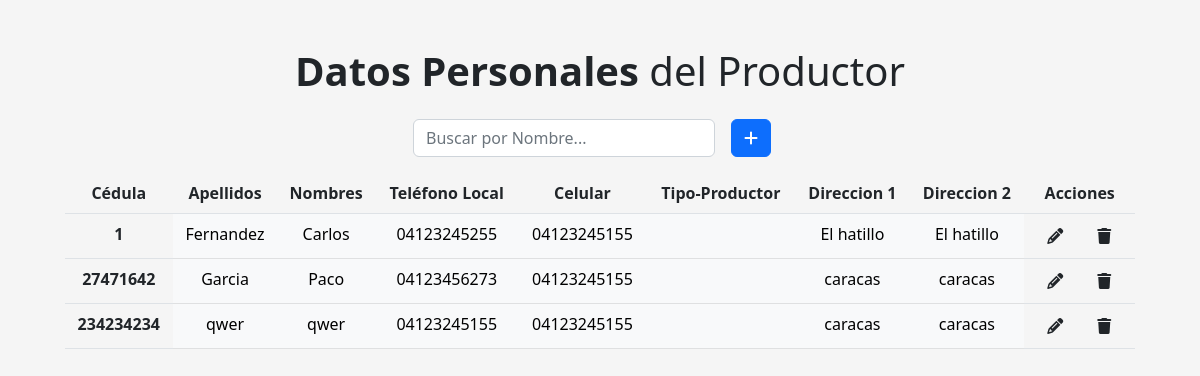
Before: /productor with the older database file.
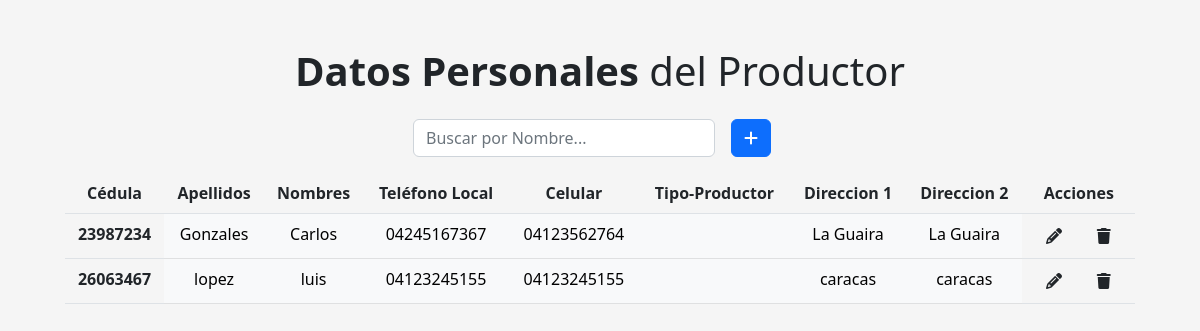
After: the same page with the newer database file.
### model.py (models this page shows, shortened)
class Productor(db.Base):
    __tablename__ = 'productor'
    id = Column(Integer, primary_key=True)
    nombres = Column(String, nullable=False)
    apellidos = Column(String, nullable=False)
    telefonoCelular = Column(String, nullable=False)
    telefonoLocal = Column(String, nullable=True)
    direccion = Column(String, nullable=False)
    tipo = Column(Integer, ForeignKey("tipoproductor.id"))

### app.py (the view)
@app.route('/productor',methods=['GET','POST','PUT'])
def productor():
    if request.method=='POST':
        new_prod = db1.session.query(Productor).filter_by(id = request.form['id']).first()
        if new_prod == None:
            agregarProductor(request.form["id"],
                            request.form["nombres"],
                            request.form["apellidos"],
                            request.form["telefonoCelular"],
                            request.form["telefonoLocal"],
                            request.form["direccion"],
                            request.form["tipo"],)
            productores = obtenerProductores()
            tipos = obtenerTiposProductores()
            return render_template('productor.html',productores=productores, tipos=tipos)
        else:
            flash("El productor ya existe ")
            productores = obtenerProductores()
            tipos = obtenerTiposProductores()
            return render_template('productor.html',productores=productores, tipos=tipos)
    else:
        productores = obtenerProductores()
        tipos = obtenerTiposProductores()
        return render_template('productor.html',productores=productores, tipos=tipos)

### app.py (called while the page is built)
def obtenerProductores():
    productores = db1.session.query(Productor).filter_by().all()
    return productores

def obtenerTiposProductores():
    tiposProductores = db1.session.query(TipoProductor).filter_by().all()
    return tiposProductores

### templates/productor.html (shortened to what this page needs)
{% extends './home.html' %}
{% block customCSS %}
<link rel="stylesheet" href="{{ url_for('static',filename='css/login.css') }}">
{% endblock %}
{% block body %}
<main class="form-signin w-100 mb-auto mt-3 text-center">
  <h2 class=" my-3 fade-in display-6"><b class="fw-bold">Datos Personales</b> del Productor</h2>
  <div class="row justify-content-md-center fade-in">
      <div class="col-12 col-md-4 d-flex justify-content-end">
            <input type="text" class="form-control my-2 search" id="myInput" onkeyup="search()" placeholder="Buscar por Nombre...">
            <button type="button" class="btn btn-primary my-2 mx-3" data-bs-toggle="modal" data-bs-target="#AgregarProductor">
              <i class="fa-solid fa-plus"></i>
            </button>
      </div>
  </div>
  {%if productores%}
      <div class="row justify-content-md-center fade-in">
        <div class="col-12 col-md-11 table-responsive">
          <table class="table mt-2 table-hover" id = "productores">
            <thead>
              <th scope="col">Cédula</th>
              <th scope="col">Apellidos</th>
              <th scope="col">Nombres</th>
              <th scope="col">Teléfono Local</th>
              <th scope="col">Celular</th>
              <th scope="col">Tipo-Productor</th>
              <th scope="col">Direccion 1</th>
              <th scope="col">Direccion 2</th>
              <th scope="col">Acciones</th>
            </thead>
            <tbody>
              {%for productor in productores%}
              <tr class=" deleteOut tdEdit">
                  <th scope="row">{{productor.id}}</th>
                  <td class="table-light tdEdit" type="username" id="apellidos">{{productor.apellidos}}</td>
                  <td class="table-light tdEdit" type="username" id="nombre">{{productor.nombres}}</td>
                  <td class="table-light tdEdit" type="username" id="apellidos">{{productor.telefonoLocal}}</td>
                  <td class="table-light tdEdit" type="username" id="apellidos">{{productor.telefonoCelular}}</td>
                  <td class="table-light tdEdit" type="username" id="apellidos" value="{{productor.tipo}}"></td>
                  <td class="table-light tdEdit" type="username" id="apellidos">{{productor.direccion}}</td>
                  <td class="table-light tdEdit" type="username" id="apellidos">{{productor.direccion}}</td>
                  <td >
                      <div class="cont">
                        <button id="editbtn" method="POST" class="edit pencil btn" role="button"
                          data-bs-toggle="modal" data-bs-target="#EditarProductor" onclick="handleEdit()">
                          <div>
                            <i class="fa-solid fa-pencil"></i>
                          </div>
                        </button>
                        <form name="ID" action="/productor/delete" method="POST" class="edit trash btn" role="button" onclick="handleDelete();">
                          <div >
                            <i class="fa-solid fa-trash"></i>
                          </div>
                        </form>
                      </div>
                    </td>
              </tr>
              {%endfor%}
            </tbody>
          </table>
        </div>
      </div>
  {%endif%}
</main>
{% endblock %}

### templates/home.html (shortened to what this page needs)
{% extends './base.html' %}
    {% block menu %}
        {% block body %}{% endblock %}
    {% endblock %}

### templates/base.html (shortened to what this page needs)
<!DOCTYPE html>
<html lang="en">
<head>
    <link href="https://cdn.jsdelivr.net/npm/bootstrap@5.2.0-beta1/dist/css/bootstrap.min.css"
        rel="stylesheet"
>
    {% block customCSS %}
    {% endblock %}
</head>
<body>
    {% block menu %}
    {% endblock %}
</body>
</html>

### static/css/login.css (style rules this page uses)
html, body { height: 100%; }
body { display: flex; align-items: center; background-color: #f5f5f5; }
.form-signin { padding: 15px; }
.cont { display: flex; flex: 0 0 auto; justify-content: center; padding: 0px; margin: -5px; }
form.edit { display: flex !important; flex: 0 0 auto !important; width: 40% !important; justify-content: center !important; padding: 6px 20px !important; border-radius: 40rem !important; }
button.edit { display: flex !important; flex: 0 0 auto !important; width: 40% !important; justify-content: center !important; padding: 6px 7px !important; border-radius: 40rem !important; }
.trash { margin-left: 3.5px !important; }
.pencil { margin-right: 3.5px !important; }
.fade-in { opacity:0; -webkit-animation:fadeIn ease-in 1; -moz-animation:fadeIn ease-in 1; animation:fadeIn ease-in 1; -webkit-animation-fill-mode:forwards; -moz-animation-fill-mode:forwards; animation-fill-mode:forwards; -webkit-animation-duration:0.4s; -moz-animation-duration:0.4s; animation-duration:0.4s; }

Changed rows visible on the page:
removed Productor: id "1", apellidos "Fernandez", nombres "Carlos", telefonoLocal "04123245255", telefonoCelular "04123245155", direccion "El hatillo"
removed Productor: id "27471642", apellidos "Garcia", nombres "Paco", telefonoLocal "04123456273", telefonoCelular "04123245155", {{ productor.tipo }} 3 (drawn), direccion "caracas"
removed Productor: id "234234234", apellidos "qwer", nombres "qwer", telefonoLocal "04123245155", telefonoCelular "04123245155", {{ productor.tipo }} 1 (drawn), direccion "caracas"
added Productor: id "23987234", apellidos "Gonzales", nombres "Carlos", telefonoLocal "04245167367", telefonoCelular "04123562764", {{ productor.tipo }} 9 (drawn), direccion "La Guaira"
added Productor: id "26063467", apellidos "lopez", nombres "luis", telefonoLocal "04123245155", telefonoCelular "04123245155", {{ productor.tipo }} 1 (drawn), direccion "caracas"
